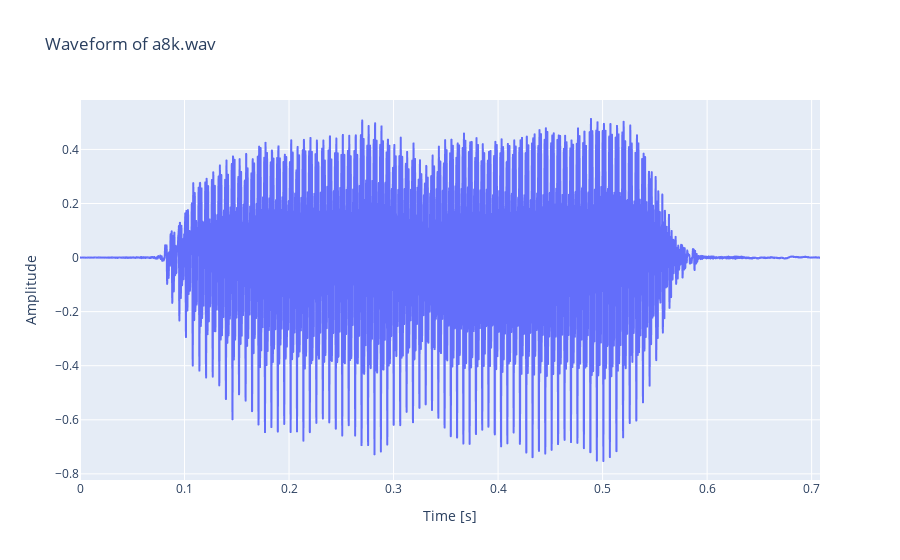

Notebook cell for this chart:
### Code cell
# ==============================
# 1. 音声の読み込み
# ==============================
# "a8k.wav" という音声ファイルを読み込み、波形データとサンプリングレートを取得する。
# sr=None とすることで、ファイルに元々記録されているサンプリングレートをそのまま使う。
# yA: 1次元の numpy 配列（モノラル波形）。値は通常 -1.0〜1.0 に正規化されている。
# sr: サンプリングレート [Hz]（1秒あたりのサンプル数）
yA, sr = librosa.load("a8k.wav", sr=None)

print("サンプリングレート sr [Hz]:", sr)
print("最初の10サンプル yA[:10]:", yA[:10])

# ==============================
# 2. 時間軸ベクトルの作成
# ==============================
# len(yA) は「総サンプル数」を表す。
# np.arange(0, len(yA)) で 0,1,2,...,N-1（N=len(yA)）というサンプル番号の配列を作り、
# それを sr で割ることで「秒単位の時刻」に変換している。
# 離散時間信号 x[n] を連続時間に対応付ける式は t[n] = n / sr となる。
tA = np.arange(0, len(yA)) / sr

# ==============================
# 3. 波形の可視化
# ==============================
# x に時間 [秒]、y に波形の振幅を与えて折れ線グラフを描く。
# Plotly は対話的なグラフが描けるので、波形の一部を拡大・縮小して見ることができる。
fig = px.line(
    x=tA, y=yA, labels={"x": "Time [s]", "y": "Amplitude"}, title="Waveform of a8k.wav"
)
fig.show()

# ==============================
# 4. 時間軸と波形の確認（printで出力）
# ==============================
# tA[:5], len(tA), len(yA), tA[0], tA[1] の中身を print で確認する。
# これにより、「サンプル番号 n と時刻 t = n/sr の対応」が直感的に理解できる。

print(
    "tA[:5]（先頭5サンプルの時刻 [秒]）:", tA[:5]
)  # 0, 1/sr, 2/sr, ... になっているはず
print("len(tA)（時間軸の長さ = サンプル数）:", len(tA))
print("len(yA)（波形データのサンプル数）:", len(yA))

print("tA[0]（最初のサンプルの時刻 [秒]）:", tA[0])  # 理論的には 0.0
print("tA[1]（2番目のサンプルの時刻 [秒]）:", tA[1])  # 理論的には 1/sr（時間刻み幅 Δt）

# 録音時間の確認（おまけ）
duration_sec = len(yA) / sr
print("録音時間 [秒]:", duration_sec)

### Figure 1 — Plotly figure (JSON) as saved in the notebook; plotly's stock layout.template omitted (floating-point values rounded to 4 significant figures; data arrays with more than 128 entries replaced by an {"elided": "..."} marker saying what was removed)
{"data": [{"hovertemplate": "Time [s]=%{x}<br>Amplitude=%{y}<extra></extra>", "legendgroup": "", "line": {"color": "#636efa", "dash": "solid"}, "marker": {"symbol": "circle"}, "mode": "lines", "name": "", "showlegend": false, "type": "scattergl", "x": {"elided": "5665 float values"}, "xaxis": "x", "y": {"elided": "5665 float values"}, "yaxis": "y"}], "layout": {"legend": {"tracegroupgap": 0}, "title": {"text": "Waveform of a8k.wav"}, "xaxis": {"anchor": "y", "domain": [0, 1], "title": {"text": "Time [s]"}}, "yaxis": {"anchor": "x", "domain": [0, 1], "title": {"text": "Amplitude"}}}}
